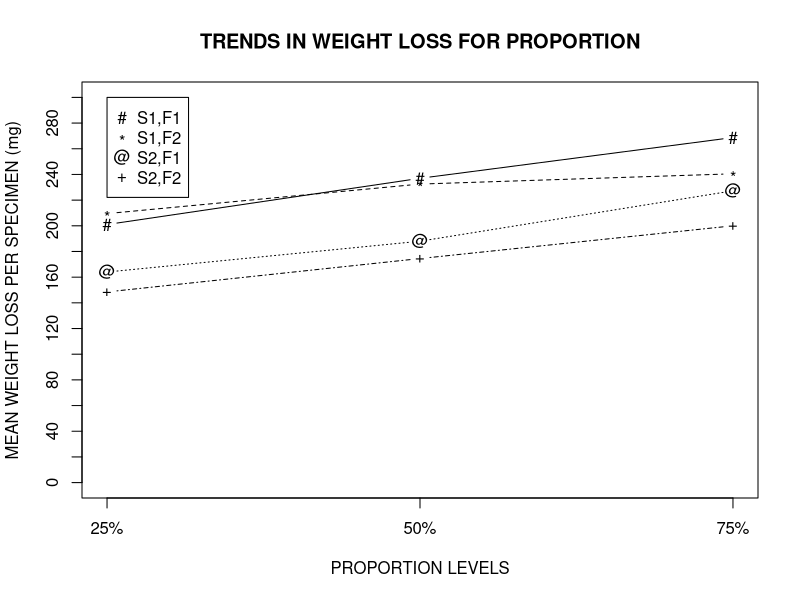
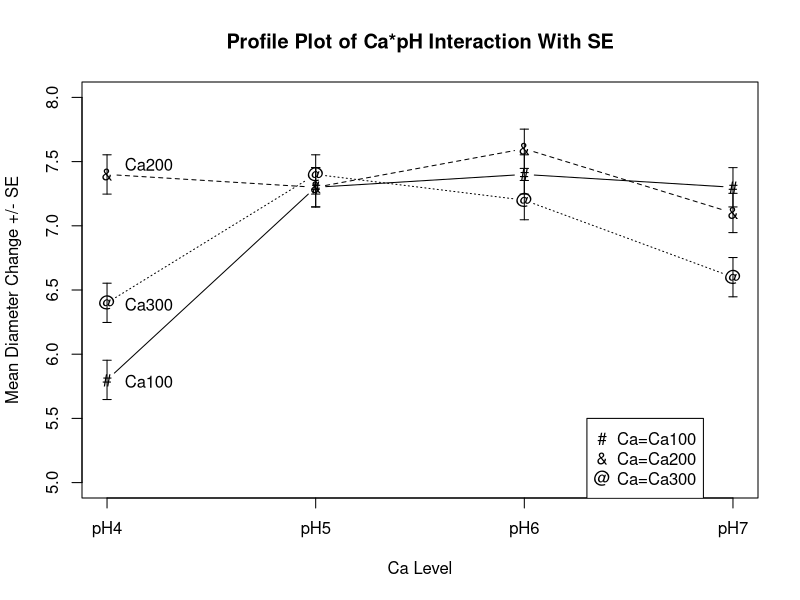

These figures' R source, in order:
#Homework 6 

#4h
x <- c(25,50,75)
y1 <- c(201,237,268.75)
y2 <- c(209.5,232.5,240.5)
y3 <- c(164,188,227.25)
y4 <- c(148.5,174.5,200)
y <-cbind(y1,y2,y3,y4)

par(lab=c(3,15,4))
matplot(x,y,type="b",xlab="PROPORTION LEVELS",ylab="MEAN WEIGHT LOSS PER SPECIMEN (mg)",
        main="TRENDS IN WEIGHT LOSS FOR PROPORTION",cex=.99,col="black",
        ylim=c(0,300),lab=c(3,15,4),pch=c("#*@+"),xaxt="n")
axis(side=1,at=c(25,50,75),labels=c("25%","50%","75%"))
legend(25,300,pch=c("#*@+"),legend=c("S1,F1","S1,F2","S2,F1","S2,F2"))


Ca100 =  c(5.8,7.3,7.4,7.3)
Ca200 =  c(7.4,7.3,7.6,7.1)
Ca300 =  c(6.4,7.4,7.2,6.6)
SE  = .153
Ca = cbind(Ca100,Ca200,Ca300)
x = c(1,2,3,4)
LxCa100 = c(1,2,3,4)
UxCa100 = c(1,2,3,4)
LyCa100 = Ca100 - SE
UyCa100 = Ca100 + SE
LxCa200 = c(1,2,3,4)
UxCa200 = c(1,2,3,4)
LyCa200 = Ca200 - SE
UyCa200 = Ca200 + SE
LxCa300 = c(1,2,3,4)
UxCa300 = c(1,2,3,4)
LyCa300 = Ca300 - SE
UyCa300 = Ca300 + SE
par(lab=c(3,15,4))
matplot(x,Ca,type="b",xlab="Ca Level",ylab="Mean Diameter Change +/- SE",
        main="Profile Plot of Ca*pH Interaction With SE",cex=.99,
        ylim=c(5,8),lab=c(3,10,5),col="black",pch=c("#&@"),xaxt="n")
segments(x,LyCa100,x,UyCa100)
segments(x,LyCa200,x,UyCa200)
segments(x,LyCa300,x,UyCa300)
BxL=c(.98,1.98,2.98,3.98)
BxR=c(1.02,2.02,3.02,4.02)
segments(BxL,LyCa100,BxR,LyCa100)
segments(BxL,UyCa100,BxR,UyCa100)
segments(BxL,LyCa200,BxR,LyCa200)
segments(BxL,UyCa200,BxR,UyCa200)
segments(BxL,LyCa300,BxR,LyCa300)
segments(BxL,UyCa300,BxR,UyCa300)
axis(side=1,at=c(1,2,3,4),labels=c("pH4","pH5","pH6","pH7"))
legend(3.3,5.5,pch=c("#&@"),legend=c("Ca=Ca100","Ca=Ca200","Ca=Ca300"))
text(1.2,5.79,"Ca100")
text(1.2,6.39,"Ca300")
text(1.2,7.48,"Ca200")